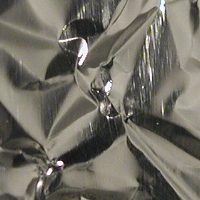
#> input picture test.png, 200 x 200 px
$ python app.py
#> lines starting #> are read from the running program, lines starting #| are printed output that depends on the picture
# Import librairies
import cv2 # opencv-python

path='test.png'
def main():
    #Read/load image
    img_bgr=cv2.imread(path)
#> img_bgr is the input picture: shape (200, 200, 3); mean B, G, R 99.8, 109.5, 112.9
    img_rgb=cv2.cvtColor(img_bgr,cv2.COLOR_BGR2RGB)
    img_gray=cv2.cvtColor(img_bgr,cv2.COLOR_BGR2GRAY)
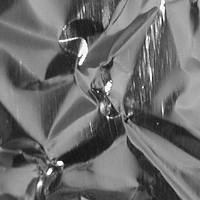
#> img_gray: shape (200, 200); min 11, max 255, mean 109.4
    cv2.imshow('BGR',img_bgr)
    cv2.imshow('RGB',img_rgb)
    cv2.imshow('GRAY',img_gray)
    #print(img_gray)
    cv2.waitKey(0) # Lorsque je clique sur 0 je quite la fenetre
    print('Image deplayed!')
if __name__=="__main__":
    main()
